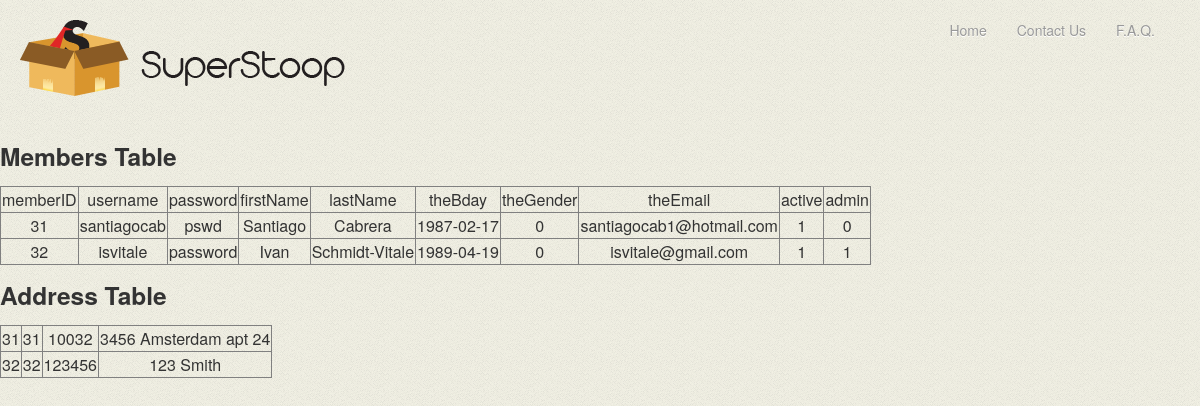
Page /superStoop_Ivan_part4/process.php on the committed database.
### tables this page shows
CREATE TABLE IF NOT EXISTS `members` (
  `memberID` int(11) NOT NULL AUTO_INCREMENT,
  `username` varchar(20) NOT NULL,
  `password` varchar(20) NOT NULL,
  `firstName` varchar(50) NOT NULL,
  `lastName` varchar(50) NOT NULL,
  `theBday` date NOT NULL,
  `theGender` tinyint(1) NOT NULL,
  `theEmail` varchar(70) NOT NULL,
  `active` tinyint(1) NOT NULL,
  `admin` tinyint(1) NOT NULL,
  PRIMARY KEY (`memberID`),
  UNIQUE KEY `username` (`username`),
  UNIQUE KEY `memberID` (`memberID`),
  UNIQUE KEY `theemail` (`theEmail`)
);

CREATE TABLE IF NOT EXISTS `address` (
  `addressID` int(11) NOT NULL AUTO_INCREMENT,
  `memberID` int(11) NOT NULL,
  `zip` int(11) NOT NULL,
  `theAddress` varchar(150) NOT NULL,
  PRIMARY KEY (`addressID`),
  UNIQUE KEY `addressID` (`addressID`),
  KEY `memberID` (`memberID`),
  KEY `zip` (`zip`)
);

### superStoop_Ivan_part4/process.php (the view, shortened to what this page needs)
<html>
<body>
<!DOCTYPE html>
 <html class="no-js">
    <head>
        <link rel="stylesheet" href="css/bootstrap.min.css">
        <link rel="stylesheet" href="css/bootstrap-responsive.min.css">
        <link rel="stylesheet" href="css/main.css">
    </head>
    <body>
		<div class="navbar navbar-inverse">
			<div class="navbar-inner">
				<div class="container">
					<a class="brand" href="index.html">Super Stoop</a>
					<div class="nav-collapse collapse pull-right">
						<ul class="nav">
							<li><a href="index.html">Home</a></li>
							<li><a href="contact.html">Contact Us</a></li>
							<li><a href="faq.html">F.A.Q.</a></li>
						</ul>
					</div>
				</div>
			</div>
		</div>
		<?php
		echo "<h3>Members Table</h3>\n";
		$query = "SELECT * FROM members";
		$result = mysql_query( $query ) or die( "Query failed: ". mysql_error() );
			echo "<table border=\"1\">\n";
			echo "\t<tr>\n";
			echo "\t\t<td>memberID</td>\n";
			echo "\t\t<td>username</td>\n";
			echo "\t\t<td>password</td>\n";
			echo "\t\t<td>firstName</td>\n";
			echo "\t\t<td>lastName</td>\n";
			echo "\t\t<td>theBday</td>\n";
			echo "\t\t<td>theGender</td>\n";
			echo "\t\t<td>theEmail</td>\n";
			echo "\t\t<td>active</td>\n";
			echo "\t\t<td>admin</td>\n";
			echo "\t</tr>\n";
			while ( $row = mysql_fetch_array( $result, MYSQL_ASSOC )) {
				echo "\t<tr>\n";
				foreach ( $row as $item ) {
					echo "\t\t<td>$item</td>\n";
				}
				echo "\t</tr>\n";
			}
			echo "</table>\n";
		echo "<h3>Address Table</h3>\n";
		$query = "SELECT * FROM address";
		$result = mysql_query( $query ) or die( "Query failed: ". mysql_error() );
			echo "<table border=\"1\">\n";
			while ( $row = mysql_fetch_array( $result, MYSQL_ASSOC )) {
				echo "\t<tr>\n";
				foreach ( $row as $item ) {
					echo "\t\t<td>$item</td>\n";
				}
				echo "\t</tr>\n";
			}
			echo "</table>\n";
		?>
    </body>
</html>

### superstoop_old/css/main.css (style rules this page uses)
body { background: #000 url(../img/bg.png) repeat; }
.brand { background: url(../img/logo.png) no-repeat; width:325px; height:76px; text-indent:-99999px; }
table { text-align:center; }
.nav > li > a { display: inline; }

### superStoop_Ivan_part4/process.php (style rules this page uses)
body { padding-top: 20px; padding-bottom: 40px; }

### rows in the picture
members: memberID "31", username "santiagocab", password "pswd", firstName "Santiago", lastName "Cabrera", theBday "1987-02-17", item "0", theEmail "santiagocab1@hotmail.com", active "1"
members: memberID "32", username "isvitale", password "password", firstName "Ivan", lastName "Schmidt-Vitale", theBday "1989-04-19", theGender "0", theEmail "isvitale@gmail.com", item "1"
address: item "31", zip "10032", theAddress "3456 Amsterdam apt 24"
address: item "32", zip "123456", theAddress "123 Smith"
